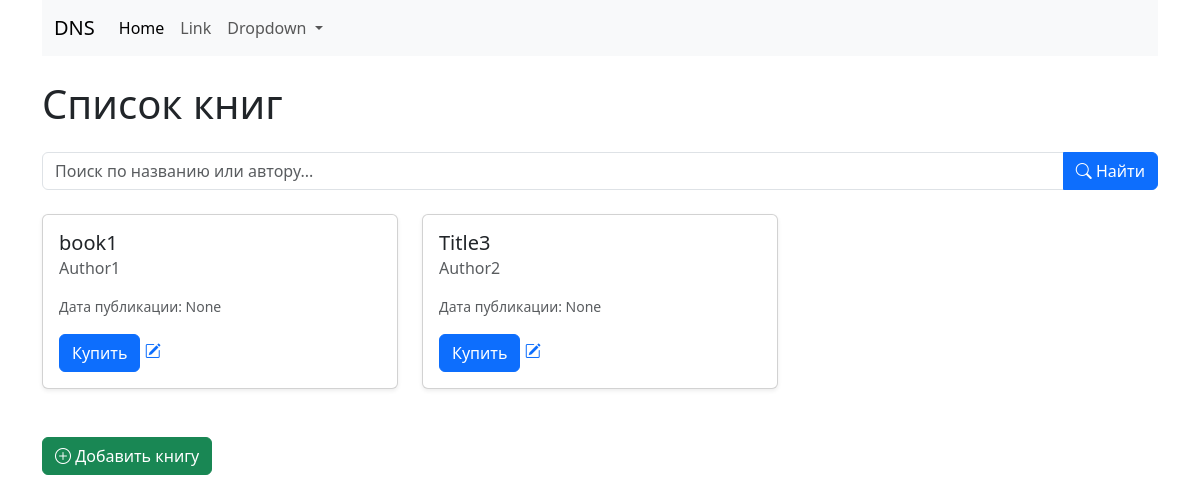
The page /lesson/ on the database as committed earlier.
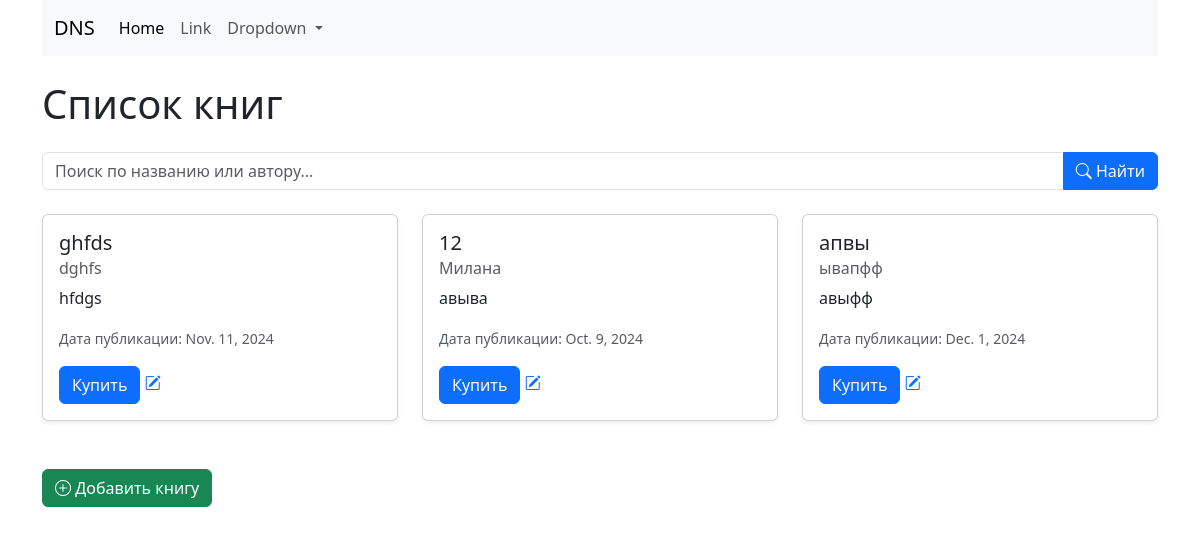
The same page on the database as committed later.
### app/models.py (models this page shows, shortened)
class Book(models.Model):
    title = models.CharField(
        max_length=255,
        verbose_name="Book Title",
        help_text="Enter the title of the book"
    )
    author = models.CharField(
        max_length=255,
        verbose_name="Author",
        help_text="Enter the name of the author"
    )
    publication_date = models.DateField(
        null=True,
        blank=True,
        verbose_name="Publication Date",
        help_text="Format: YYYY-MM-DD"
    )
    desc = models.TextField(
        max_length=500,
        blank=True,
        verbose_name="Description",
        help_text="Enter a brief description of the book"
    )
    category = models.ForeignKey(
        Category,
        on_delete=models.SET_NULL,
        null=True,
        blank=True,
        verbose_name="Category",
        help_text="Select the category of the book"
    )
    publisher = models.ForeignKey(
        Publisher,
        on_delete=models.SET_NULL,
        null=True,
        blank=True,
        verbose_name="Publisher",
        help_text="Select the publisher of the book"
    )
    price = models.DecimalField(
        max_digits=10,
        decimal_places=2,
        verbose_name="Price",
        help_text="Enter the price of the book"
    )

### app/views.py (the view)
# urls.py: path('', BookListView.as_view(), name = 'main'),
class BookListView(ListView):
    model = Book
    template_name = 'book_list.html'
    context_object_name = 'books'
    def get_queryset(self):
        query = self.request.GET.get('q')
        if query:
            return Book.objects.filter(
                Q(title__icontains=query) | Q(author__icontains=query)
            )
        return Book.objects.all()

### app/templates/book_list.html
{% extends 'base.html' %}
{% block content %}
<div class="container">
    <h1 class="my-4">Список книг</h1>
    <form method="get" action="" class="mb-4">
        <div class="input-group">
            <input type="text" name="q" class="form-control" placeholder="Поиск по названию или автору..." value="{{ request.GET.q }}">
            <button type="submit" class="btn btn-primary">
                <i class="bi bi-search"></i> Найти
            </button>
        </div>
    </form>
    <div class="row">
        {% for book in books %}
        <div class="col-md-4 mb-4">
            <div class="card h-100 shadow-sm">
                <div class="card-body">
                    <h5 class="card-title">{{ book.title }}</h5>
                    <h6 class="card-subtitle mb-2 text-muted">{{ book.author }}</h6>
                    <p class="card-text">{{ book.desc }}</p>
                    <p class="card-text"><small class="text-muted">Дата публикации: {{ book.publication_date }}</small></p>
                    <a href="{% url 'delete' book.pk %}" class="btn btn-primary btn-block">Купить</a>
                    <a href="{% url 'update' book.pk %}"><i class="bi bi-pencil-square"></i></a>
                </div>
            </div>
        </div>
        {% empty %}
        <div class="col-12">
            <p class="text-center">Книги не найдены.</p>
        </div>
        {% endfor %}
    </div>
    <div class="mt-4">
        <a href="{% url 'create' %}" class="btn btn-success">
            <i class="bi bi-plus-circle"></i> Добавить книгу
        </a>
    </div>
</div>
{% endblock %}

### app/templates/base.html (shortened to what this page needs)
<!DOCTYPE html>
<html lang="en">
<head>
</head>
<body>
    <link
      href="https://cdn.jsdelivr.net/npm/bootstrap@5.3.3/dist/css/bootstrap.min.css"
      rel="stylesheet"
    />
    <link rel="stylesheet" href="https://cdn.jsdelivr.net/npm/bootstrap-icons@1.11.3/font/bootstrap-icons.min.css">
    <div class="container">
        <nav class="navbar navbar-expand-lg bg-body-tertiary">
            <div class="container-fluid">
              <a class="navbar-brand" href="{% url 'main' %}">DNS</a>
              <div class="collapse navbar-collapse" id="navbarSupportedContent">
                <ul class="navbar-nav me-auto mb-2 mb-lg-0">
                  <li class="nav-item">
                    <a class="nav-link active" aria-current="page" href="{% url 'main' %}">Home</a>
                  </li>
                  <li class="nav-item">
                    <a class="nav-link" href="#">Link</a>
                  </li>
                  <li class="nav-item dropdown">
                    <a class="nav-link dropdown-toggle" href="#" role="button" data-bs-toggle="dropdown" aria-expanded="false">
                      Dropdown
                    </a>
                  </li>
                </ul>
              </div>
            </div>
          </nav>
    </div>
</body>
</html>
{% block content %} {% endblock %}

Rows that differ between the two databases and show on the page:
removed Book: title "book1", author "Author1", publication_date "None"
added Book: title "ghfds", author "dghfs", desc "hfdgs", publication_date "Nov. 11, 2024"
changed Book: title "Title3" → "12"; author "Author2" → "Милана"; desc (not shown) → "авыва"; publication_date "None" → "Oct. 9, 2024"
added Book: title "апвы", author "ывапфф", desc "авыфф", publication_date "Dec. 1, 2024"
